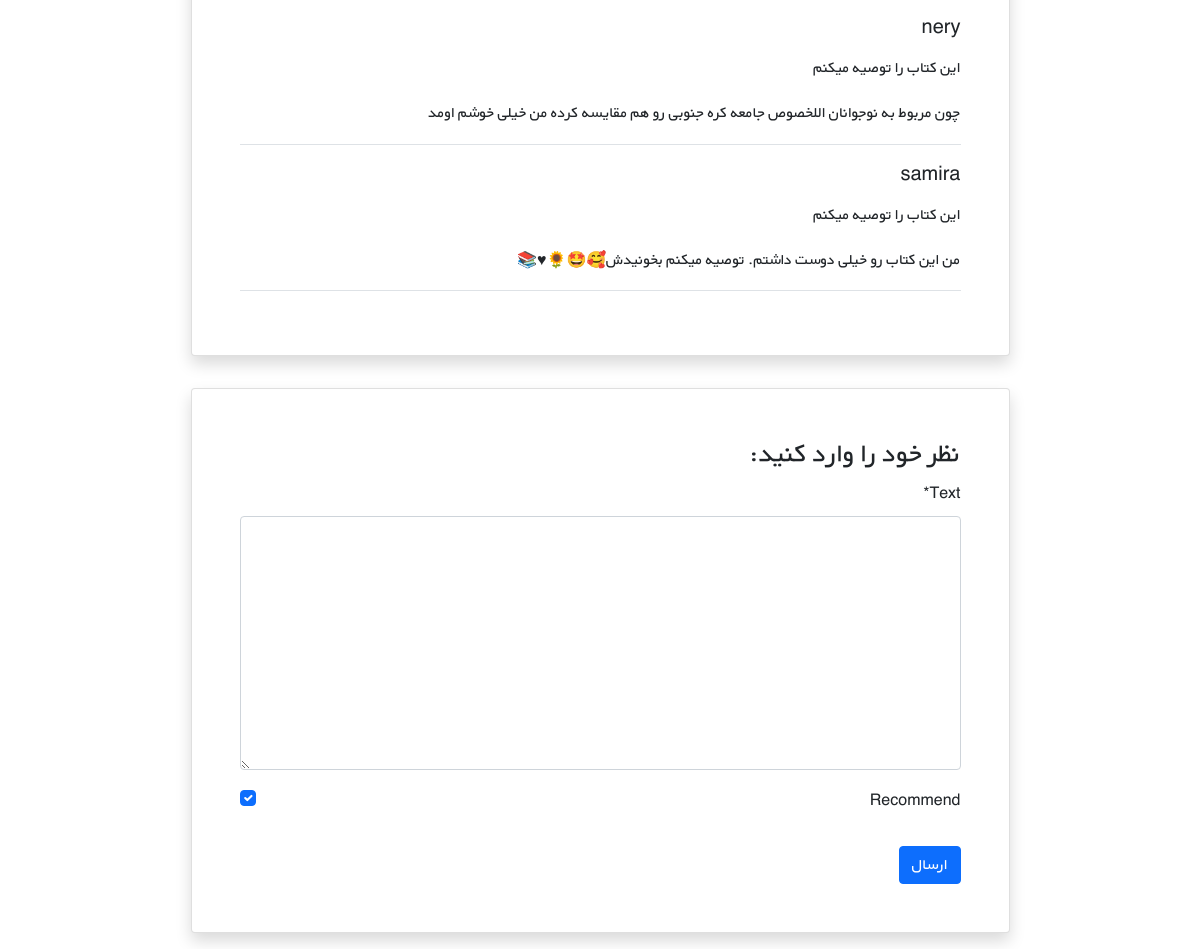
Before: /books/1/ (signed in, lower part) with the older database file.
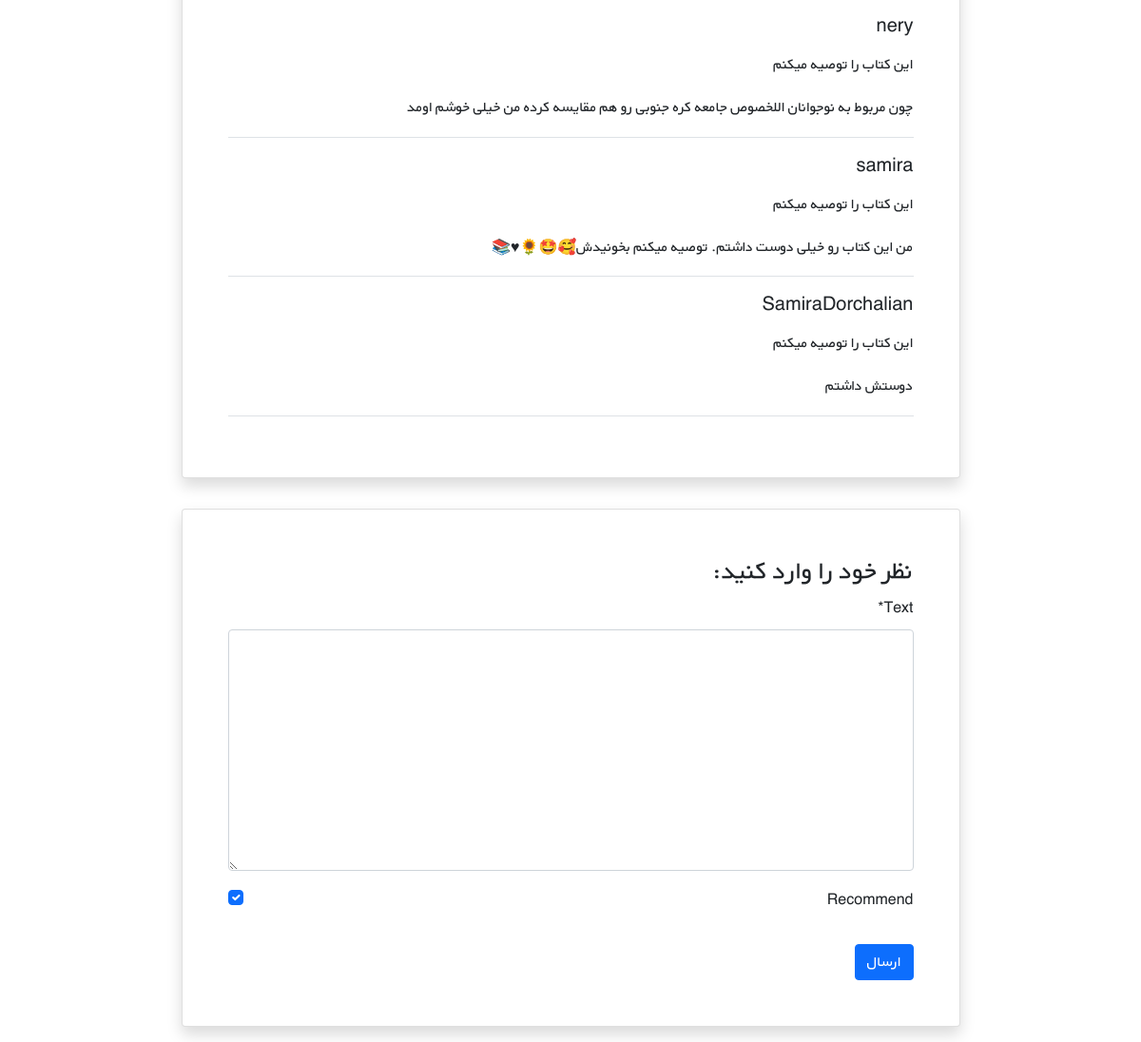
After: the same page with the newer database file.
### books/models.py (models this page shows, shortened)
class Comment(models.Model):
    user = models.ForeignKey(get_user_model(), on_delete=models.CASCADE)
    book = models.ForeignKey(Book, on_delete=models.CASCADE, related_name='comments')
    text = models.TextField()
    is_active = models.BooleanField(default=True)
    recommend = models.BooleanField(default=True)
    datetime_created = models.DateTimeField(auto_now_add=True)

### accounts/models.py (models this page shows)
class CustomUser(AbstractUser):
    age = models.PositiveIntegerField(null=True, blank=True)

### books/views.py (the view)
# urls.py: path('<int:pk>/',book_detail_view, name='book_detail'),
@login_required
def book_detail_view(request, pk):
    book = get_object_or_404(Book, pk=pk)
    if request.method == 'POST':
        comment_form = CommentForm(request.POST)
        if comment_form.is_valid():
            new_comment = comment_form.save(commit=False)
            new_comment.book = book
            new_comment.user = request.user
            new_comment.save()
            comment_form = CommentForm()
    else:
        comment_form = CommentForm()
    book_comments = book.comments.all()
    return render(request, 'books/book_detail.html', {
        'book': book,
        'comments': book_comments,
        'comment_form': comment_form,
    })

### books/forms.py
class CommentForm(forms.ModelForm):
    class Meta:
        model = Comment
        fields = ('text', 'recommend', )

### books/templates/books/book_detail.html (shortened to what this page needs)
{% extends '_base.html' %}
{% load crispy_forms_tags %}
{% block content %}
    <div class="container mt-5" dir="rtl">
        <div class="">
            <div class="">
                <div class="d-flex justify-content-center">
                    <div class="card shadow my-3 p-5 w-sm-75 w-100">
                        {% for comment in comments %}
                            {% if comment.is_active %}
                                <div class="border-bottom mb-3">
                                    <h5 class="mb-3">{{ comment.user.username }}</h5>
                                    {% if comment.recommend %}
                                        <p>این کتاب را توصیه میکنم</p>
                                    {% else %}
                                        <p>این کتاب را توصیه نمیکنم</p>
                                    {% endif %}
                                    <p>{{ comment.text|linebreaks }}</p>
                                </div>
                            {% endif %}
                        {% endfor %}
                    </div>
                </div>
                <div class="d-flex justify-content-center">
                    <div class="card shadow my-3 p-5 w-sm-75 w-100">
                        <h3>نظر خود را وارد کنید:</h3>
                        <form method="POST">
                            {{ comment_form|crispy }}
                            <button type="submit" class="btn btn-primary mt-3">ارسال</button>
                        </form>
                    </div>
                </div>
            </div>
        </div>
    </div>
{% endblock content %}

Changed rows visible on the page:
added Comment: user.username "SamiraDorchalian", recommend "این کتاب را توصیه میکنم", text "دوستش داشتم"
